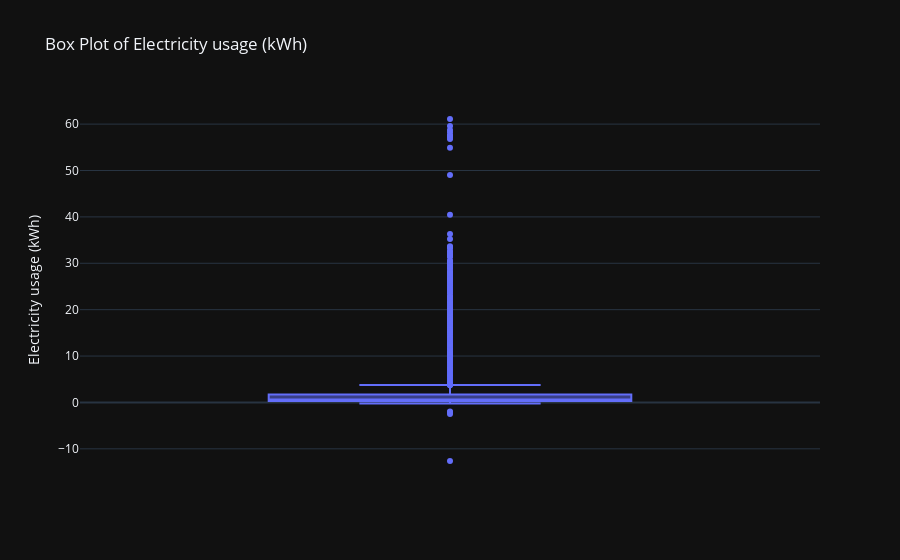

Notebook code cell kept with this figure:
### Code cell
boxplot('Electricity usage (kWh)')

### Figure 1 — Plotly figure (JSON) as saved in the notebook; plotly's stock layout.template omitted (floating-point values rounded to 4 significant figures; data arrays with more than 128 entries replaced by an {"elided": "..."} marker saying what was removed)
{"data": [{"alignmentgroup": "True", "hovertemplate": "Electricity usage (kWh)=%{y}<extra></extra>", "legendgroup": "", "marker": {"color": "#636efa"}, "name": "", "notched": false, "offsetgroup": "", "orientation": "v", "showlegend": false, "type": "box", "x0": " ", "xaxis": "x", "y": {"elided": "8759 float values"}, "y0": " ", "yaxis": "y"}], "layout": {"boxmode": "group", "legend": {"tracegroupgap": 0}, "title": {"text": "Box Plot of Electricity usage (kWh)"}, "xaxis": {"anchor": "y", "domain": [0, 1]}, "yaxis": {"anchor": "x", "domain": [0, 1], "title": {"text": "Electricity usage (kWh)"}}}}
